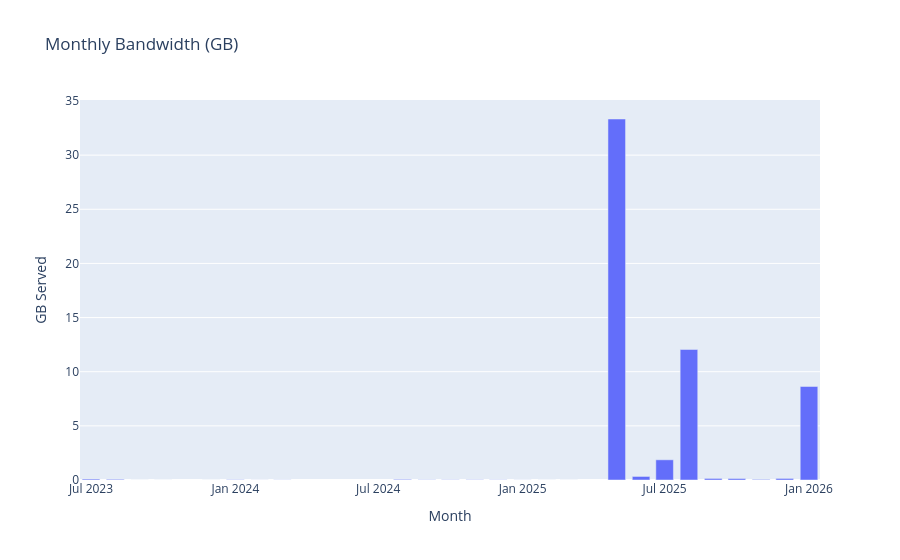

Write notebook code for a chart like this one.
### Markdown cell above
### 8f  Monthly bandwidth trend (GB)

### Code cell
monthly_bw = (
    df
    .groupby('month')['size']
    .sum()
    .div(1e9)  # bytes → GB
    .reset_index()
    .rename(columns={'size': 'bandwidth_gb'})
)

fig = px.bar(
    monthly_bw, x='month', y='bandwidth_gb',
    title='Monthly Bandwidth (GB)',
    labels={'month': 'Month', 'bandwidth_gb': 'GB Served'},
)
fig.show()

### Figure 1 — Plotly figure (JSON) as saved in the notebook; plotly's stock layout.template omitted (floating-point values rounded to 4 significant figures)
{"data": [{"hovertemplate": "Month=%{x}<br>GB Served=%{y}<extra></extra>", "legendgroup": "", "marker": {"color": "#636efa", "pattern": {"shape": ""}}, "name": "", "orientation": "v", "showlegend": false, "textposition": "auto", "type": "bar", "x": ["2023-07", "2023-08", "2023-09", "2023-10", "2023-12", "2024-01", "2024-02", "2024-03", "2024-08", "2024-09", "2024-10", "2024-11", "2024-12", "2025-01", "2025-02", "2025-03", "2025-05", "2025-06", "2025-07", "2025-08", "2025-09", "2025-10", "2025-11", "2025-12", "2026-01"], "xaxis": "x", "y": [0.08623, 0.06324, 1.086e-05, 0.0002693, 0.0004325, 0.02559, 0.003606, 0.01132, 0.05618, 0.01919, 0.02018, 0.02192, 0.01789, 0.005493, 0.00147, 0.001057, 33.34, 0.3277, 1.865, 12.05, 0.1442, 0.1368, 0.05383, 0.144, 8.636], "yaxis": "y"}], "layout": {"barmode": "relative", "legend": {"tracegroupgap": 0}, "title": {"text": "Monthly Bandwidth (GB)"}, "xaxis": {"anchor": "y", "domain": [0, 1], "title": {"text": "Month"}}, "yaxis": {"anchor": "x", "domain": [0, 1], "title": {"text": "GB Served"}}}}
